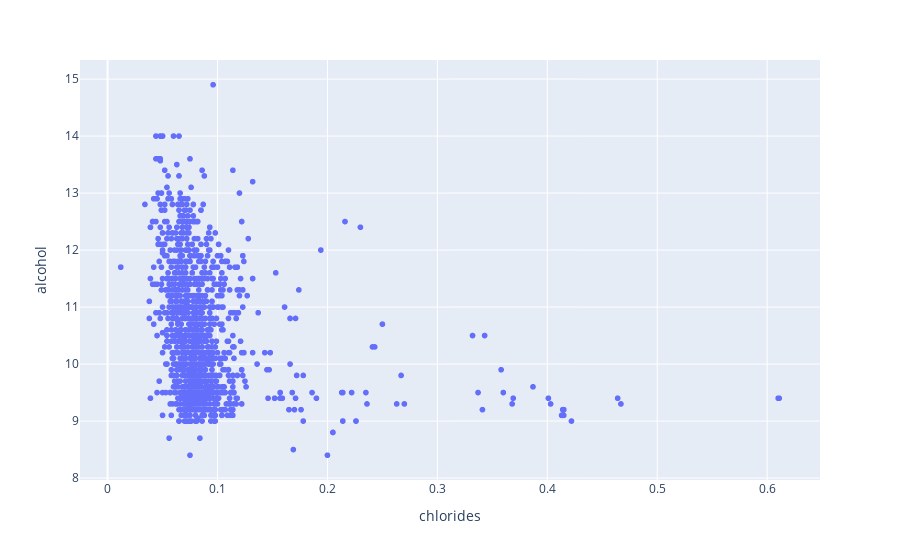

The notebook cell saved with this chart:
### Markdown cell above
Then, we visualize using the **scatter** method from the **px** package. We will use the basic parameters. If you need more information, you can visit the page: https://plotly.com/python/line-and-scatter/

### Code cell
fig1 = px.scatter(df1, x='chlorides', y='alcohol')
fig1.show()

### Figure 1 — Plotly figure (JSON) as saved in the notebook; plotly's stock layout.template omitted (floating-point values rounded to 4 significant figures; data arrays with more than 128 entries replaced by an {"elided": "..."} marker saying what was removed)
{"data": [{"hovertemplate": "chlorides=%{x}<br>alcohol=%{y}<extra></extra>", "legendgroup": "", "marker": {"color": "#636efa", "symbol": "circle"}, "mode": "markers", "name": "", "showlegend": false, "type": "scattergl", "x": {"elided": "1599 float values"}, "xaxis": "x", "y": {"elided": "1599 float values"}, "yaxis": "y"}], "layout": {"legend": {"tracegroupgap": 0}, "margin": {"t": 60}, "xaxis": {"anchor": "y", "domain": [0, 1], "title": {"text": "chlorides"}}, "yaxis": {"anchor": "x", "domain": [0, 1], "title": {"text": "alcohol"}}}}
